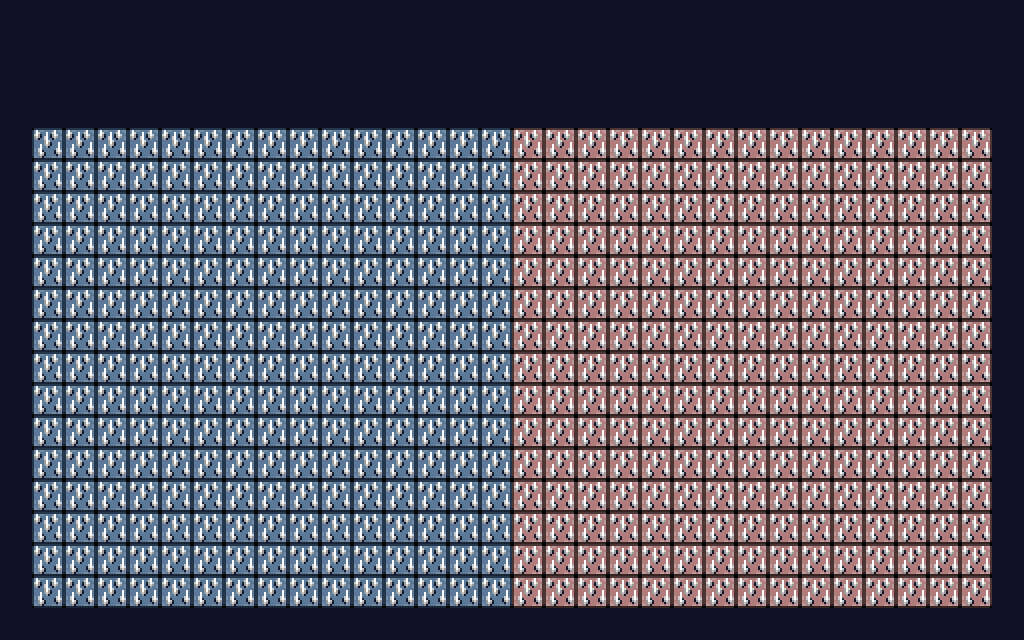

This game map was drawn from its Tiled (.tmx) file and the tilesets committed beside it. A one-line description and the trimmed map source follow:
An orthogonal 32x20 tile map with 32x32 px tiles, 5 tile layers (床・壁, 衝突判定, トゲ穴, トゲ左, ...).

<map version="1.8" tiledversion="1.8.2" orientation="orthogonal" renderorder="right-down" width="32" height="20" tilewidth="32" tileheight="32" infinite="0" nextlayerid="6" nextobjectid="1">
 <editorsettings>
  <export target="stage2.csv" format="csv" />
 </editorsettings>
 <tileset firstgid="1" source="FD_Dungeon_Free.tsx" />
 <layer id="1" name="床・壁" width="32" height="20">
  <data>[640 cells, 640 non-empty, 21 distinct tile ids]</data>
 </layer>
 <layer id="4" name="衝突判定" width="32" height="20">
  <data>[640 cells, 190 non-empty, 1 distinct tile ids]</data>
 </layer>
 <layer id="2" name="トゲ穴" width="32" height="20">
  <data>[640 cells, 450 non-empty, 1 distinct tile ids]</data>
 </layer>
 <layer id="3" name="トゲ左" width="32" height="20">
  <data>[640 cells, 225 non-empty, 1 distinct tile ids]</data>
 </layer>
 <layer id="5" name="トゲ右" width="32" height="20">
  <data>[640 cells, 225 non-empty, 1 distinct tile ids]</data>
 </layer>
</map>
